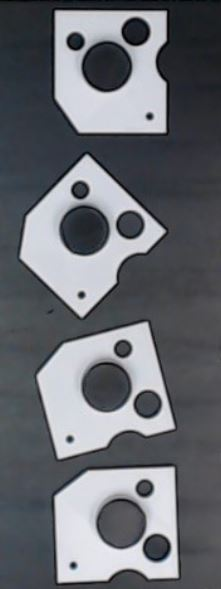
#> input picture NSSM_DN_5/parts.JPG, 221 x 589 px, found by its file name
$ jupyter execute Fanuc_Master_1.0.ipynb
#> lines starting #> are read from the running program, lines starting #| are printed output that depends on the picture; after the words box and inside, x2 and y2 are one past the last pixel; in counts of white or black regions, pixels touching at a corner belong together; long printed decimals are rounded
[cell 1]
import cv2
import PIL.Image as Image
import matplotlib.pyplot as plt

import numpy as np
from PIL import Image

im = cv2.imread("./parts.jpg")
#> im is the input picture: shape (589, 221, 3); mean B, G, R 112.6, 106.7, 104.1
#plt.figure(figsize=(20,16))
#plt.imshow(im)

[cell 2]
im = cv2.cvtColor(im,cv2.COLOR_BGR2HSV)
#> im: shape (589, 221, 3); mean H, S, V 112.2, 28.1, 112.7

lower_color = np.array([0,0,0])
upper_color = np.array([180,255,100])

im = cv2.inRange(im, lower_color, upper_color)
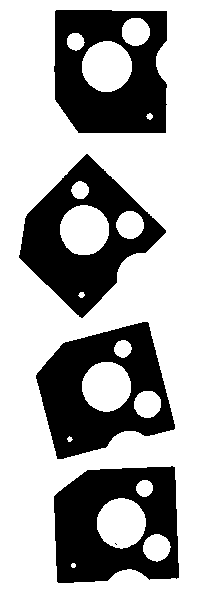
#> im: shape (589, 221); 68.9% white; 5 black regions (1 under 20 px), largest, box (x1, y1, x2, y2) and area: (54, 466, 179, 583) 10164, (36, 322, 175, 459) 10144, (19, 154, 166, 318) 10083, (54, 10, 167, 133) 10063

[cell 3]
params=cv2.SimpleBlobDetector_Params()

params.filterByArea=True
params.minArea = 1000
params.maxArea = 2000

params.filterByCircularity = True
params.minCircularity = 0.7

params.filterByConvexity = False
params.filterByInertia = False
params.filterByColor = False

detector=cv2.SimpleBlobDetector_create(params)

keypoints = detector.detect(im)
#> keypoints = 4 keypoints; (x, y, size): (106, 66, 49.4), (84, 230, 48.8), (121, 523, 48.7), (106, 386, 48.5)


im2 = cv2.cvtColor(im,cv2.COLOR_BGR2RGB)
for i, kp in enumerate(keypoints):
    x, y = np.int32(kp.pt)

    #cv2.circle(im2, (x, y), radius=2, color=(255, 0, 0), thickness=3)

    cv2.putText(im2, str(i+1), (x + 5, y), cv2.FONT_HERSHEY_SIMPLEX,
                1.5, (255, 0, 0), 3, cv2.LINE_AA)
#> this loop made 4 passes
#> (kp, x, y) on passes 1 to 4: (keypoint at (120.9, 522.7), size 48.7, 120, 522), (keypoint at (106.1, 386.2), size 48.5, 106, 386), (keypoint at (84, 229.7), size 48.8, 84, 229), (keypoint at (106.4, 66.1), size 49.4, 106, 66)
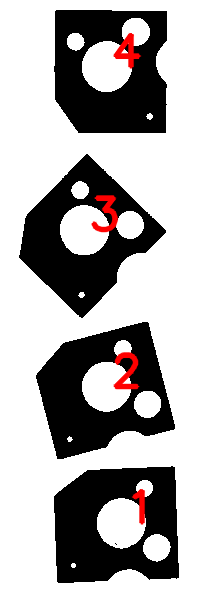
#> im2: shape (589, 221, 3); mean R, G, B 177.3, 174.4, 174.4

# Prikaži rezultat
#plt.figure(figsize=(10, 6))
#plt.imshow(im2)
#plt.axis('off')

veliki = []

for keyPoint in keypoints:
    u=keyPoint.pt[1]
    v=keyPoint.pt[0]

    scale=1
    x=(v)*scale
    y=(u)*scale

    veliki.append([x,y])
#> this loop made 4 passes
#> (keyPoint, u, v, x, y) on passes 1 to 4: (keypoint at (120.9, 522.7), size 48.7, 522.7, 120.9, 120.9, 522.7), (keypoint at (106.1, 386.2), size 48.5, 386.2, 106.1, 106.1, 386.2), (keypoint at (84, 229.7), size 48.8, 229.7, 84.01, 84.01, 229.7), (keypoint at (106.4, 66.1), size 49.4, 66.07, 106.4, 106.4, 66.07)
#> after the loop, veliki = [[120.9, 522.7], [106.1, 386.2], [84.01, 229.7], [106.4, 66.07]]

[cell 4]
params=cv2.SimpleBlobDetector_Params()

params.filterByArea=True
params.minArea = 500
params.maxArea = 800

params.filterByCircularity = True
params.minCircularity = 0.7

params.filterByConvexity = False
params.filterByInertia = False
params.filterByColor = False

detector=cv2.SimpleBlobDetector_create(params)

keypoints = detector.detect(im)
#> keypoints = 4 keypoints; (x, y, size): (135, 31, 27.4), (130, 224, 27), (147, 404, 26.4), (156, 547, 26.3)

im2 = cv2.cvtColor(im,cv2.COLOR_BGR2RGB)

for i, kp in enumerate(keypoints):
    x, y = np.int32(kp.pt)

    #cv2.circle(im2, (x, y), radius=2, color=(255, 0, 0), thickness=3)

    cv2.putText(im2, str(i+1), (x + 5, y), cv2.FONT_HERSHEY_SIMPLEX,
                1.5, (255, 0, 0), 3, cv2.LINE_AA)
#> this loop made 4 passes
#> (kp, x, y) on passes 1 to 4: (keypoint at (156.2, 547.3), size 26.3, 156, 547), (keypoint at (147.1, 403.8), size 26.4, 147, 403), (keypoint at (129.6, 224.5), size 27, 129, 224), (keypoint at (135.3, 31.4), size 27.4, 135, 31)
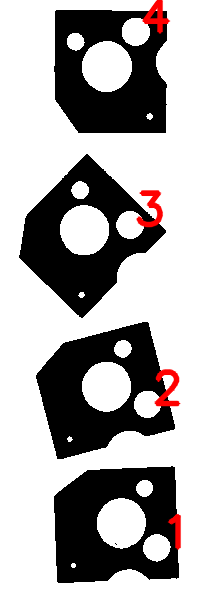
#> im2: shape (589, 221, 3); mean R, G, B 176.9, 174, 174

#plt.figure(figsize=(10, 6))
#plt.imshow(im2)
#plt.axis('off')


mali = []

for keyPoint in keypoints:
    u=keyPoint.pt[1]
    v=keyPoint.pt[0]

    scale=1
    x=(v)*scale
    y=(u)*scale

    mali.append([x,y])
#> this loop made 4 passes
#> (keyPoint, u, v, x, y) on passes 1 to 4: (keypoint at (156.2, 547.3), size 26.3, 547.3, 156.2, 156.2, 547.3), (keypoint at (147.1, 403.8), size 26.4, 403.8, 147.1, 147.1, 403.8), (keypoint at (129.6, 224.5), size 27, 224.5, 129.6, 129.6, 224.5), (keypoint at (135.3, 31.4), size 27.4, 31.36, 135.3, 135.3, 31.36)
#> after the loop, mali = [[156.2, 547.3], [147.1, 403.8], [129.6, 224.5], [135.3, 31.36]]

[cell 5]
print("Fanuc_Master je zaznal ",len(mali)," majhnih in ",len(veliki)," velikih krogov." )
#| Fanuc_Master je zaznal  4  majhnih in  4  velikih krogov.


for (x1, y1), (x2, y2) in zip(veliki, mali):
    cv2.line(im2, (int(x1), int(y1)), (int(x2), int(y2)), (255, 0, 0), 3)
#> this loop made 4 passes
#> (x1, y1, x2, y2) on passes 1 to 4: (120.9, 522.7, 156.2, 547.3), (106.1, 386.2, 147.1, 403.8), (84.01, 229.7, 129.6, 224.5), (106.4, 66.07, 135.3, 31.36)
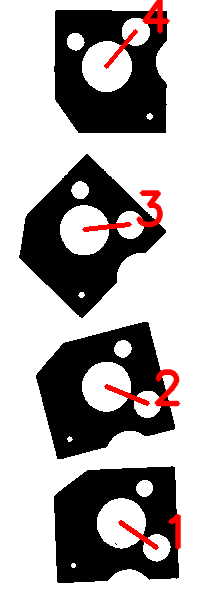
#> im2: shape (589, 221, 3); 0.72% of pixels changed, all inside (x1, y1, x2, y2) = (82, 29, 159, 550)

plt.figure(figsize=(16,10))
plt.imshow(im2)
plt.axis('off')
plt.show()


koti = []
for (x1, y1), (x2, y2) in zip(veliki, mali):
    dx = x2 - x1
    dy = y2 - y1

    kot_rad = np.arctan2(dy, dx)
    kot_deg = np.degrees(kot_rad)

    #print(kot_deg)
    koti.append(kot_rad)
#> this loop made 4 passes
#> (x1, y1, x2, y2, dx, dy, kot_rad, kot_deg) on passes 1 to 4: (120.9, 522.7, 156.2, 547.3, 35.31, 24.53, 0.607, 34.79), (106.1, 386.2, 147.1, 403.8, 41, 17.63, 0.406, 23.26), (84.01, 229.7, 129.6, 224.5, 45.6, -5.17, -0.113, -6.47), (106.4, 66.07, 135.3, 31.36, 28.93, -34.71, -0.876, -50.19)
#> after the loop, koti = [0.607, 0.406, -0.113, -0.876]
    #print(kot_rad)

popravki = []
for kot in koti:
    popravek = kot -0.6071841235083298
    popravki.append(popravek)
#> this loop made 4 passes
#> (kot, popravek) on passes 1 to 4: (0.607, 0), (0.406, -0.201), (-0.113, -0.72), (-0.876, -1.48)
#> after the loop, popravki = [0, -0.201, -0.72, -1.48]
    #print(popravek)

print("Robot dobi točke oz. središča prijema:")
n = 0
for (x, y) in veliki:
    n += 1
    print("\t\t tocka ", n, ":", x, y)
#> this loop made 4 passes
#| 		 tocka  1 : 120.910 522.723
#| 		 tocka  2 : 106.080 386.173
#| 		 tocka  3 : 84.011 229.653
#| 		 tocka  4 : 106.398 66.070
#> after the loop, n = 4

print("in popravke kotov:")
n = 0
for kot in popravki:
    n += 1
    print("\t\t tocka ", n, ":", kot*180/np.pi)
#> this loop made 4 passes
#> kot on passes 2 to 4: -0.201, -0.72, -1.48
#| 		 tocka  1 : 0.0
#| 		 tocka  2 : -11.526
#| 		 tocka  3 : -41.258
#| 		 tocka  4 : -84.980
#> after the loop, n = 4
